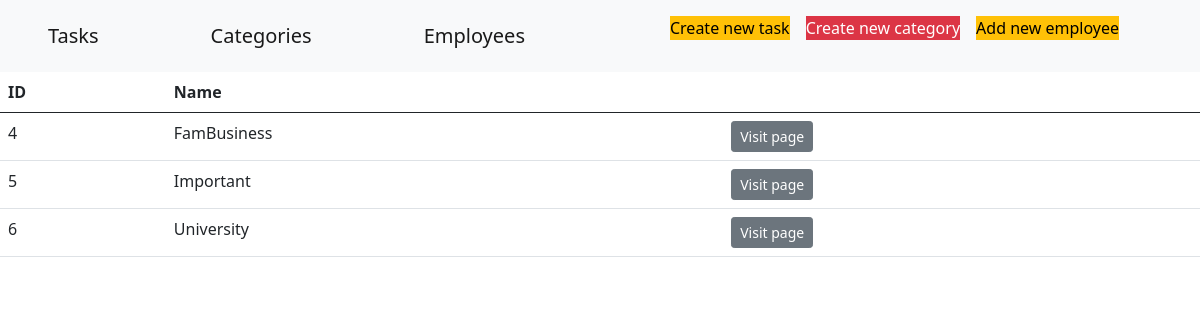
The page /category on the database its author committed.
### app/models.py (models this page shows, shortened)
class Category(db.Model):
    id = db.Column(db.Integer, primary_key=True)
    name = db.Column(db.String(255), nullable=False)
    category = db.relationship('Task', backref='category_backref', lazy=True)

### app/views.py (the view)
@app.route('/category', methods=['GET'])
def category_find_all():
    return render_template('category/index.html', title="Categories", categories=Category.query.all())

### app/templates/category/index.html (shortened to what this page needs)
{% extends "parent.html" %}
{% block content %}
<table class="table table-responsive">
    <thead>
    <tr>
        <th>ID</th>
        <th>Name</th>
        <th>&nbsp;</th>
    </tr>
    </thead>
    {% if categories|length > 0 %}
    <tbody>
    {% for category in categories %}
    <tr>
        <td>{{category.id}}</td>
        <td>{{category.name}}</td>
        <td><a class="btn btn-secondary btn-sm" href="{{url_for('category_find_by_id', categoryId=category.id)}}">Visit page</a></td>
    </tr>
    {% endfor %}
    </tbody>
</table>
{% else %}
<div class="position-absolute top-50 start-50"><p class="btn-danger">There is no categories</p></div>
{% endif %}
{% endblock %}

### rows shown on the page
Category: id "4", name "FamBusiness"
Category: id "5", name "Important"
Category: id "6", name "University"
